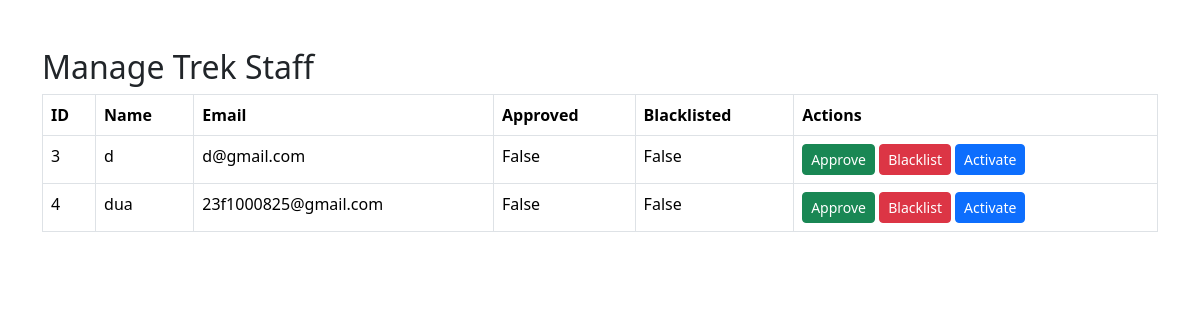
/admin/staff (signed in), run on an earlier commit of the app's database.
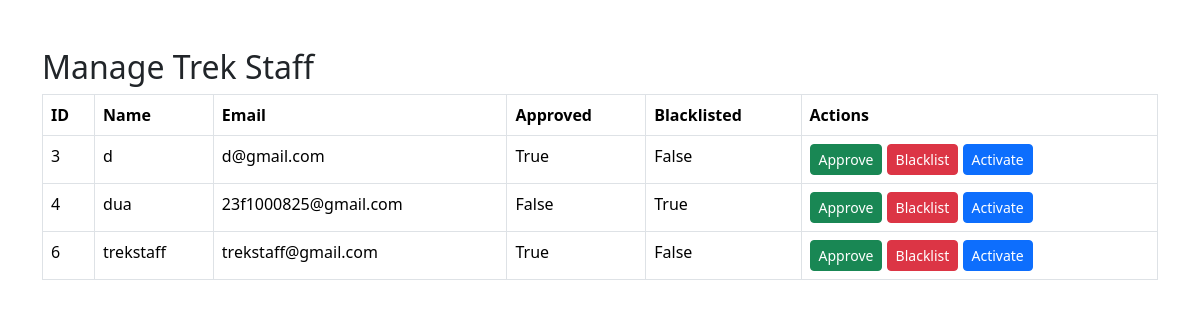
And on a later commit of the database.
### application/models.py (models this page shows, shortened)
class User(UserMixin, db.Model):
    __tablename__ = "user"
    user_id = db.Column(db.Integer, primary_key=True, autoincrement=True)
    name = db.Column(db.String(100), nullable=False)
    email = db.Column(db.String(120), unique=True, nullable=False)
    password = db.Column(db.String(200), nullable=False)
    role = db.Column(db.String(20), nullable=False)
    is_approved = db.Column(db.Boolean, default=False)
    is_blacklisted = db.Column(db.Boolean, default=False)
    is_active = db.Column(db.Boolean, default=True)
    bookings = db.relationship("Booking", backref="user", lazy=True)
    staff_profile = db.relationship("StaffProfile", backref="user", uselist=False)

### application/controllers.py (the view)
@app.route("/admin/staff")
@login_required
def view_staff():
    if current_user.role != "Admin":
        return "Access Denied."
    staff = User.query.filter_by(role="Trek Staff").all()
    return render_template(
        "admin/view_staff.html",
        staff=staff
    )

### main.py (called while the page is built)
@login_manager.user_loader
def load_user(user_id):
    return User.query.get(int(user_id))

### templates/admin/view_staff.html (shortened to what this page needs)
<!DOCTYPE html>
<html>
<head>
    <link href="https://cdn.jsdelivr.net/npm/bootstrap@5.3.7/dist/css/bootstrap.min.css" rel="stylesheet">
</head>
<body>
<div class="container mt-5">
<h2>Manage Trek Staff</h2>
<table class="table table-bordered">
<tr>
<th>ID</th>
<th>Name</th>
<th>Email</th>
<th>Approved</th>
<th>Blacklisted</th>
<th>Actions</th>
</tr>
{% for member in staff %}
<tr>
<td>{{ member.user_id }}</td>
<td>{{ member.name }}</td>
<td>{{ member.email }}</td>
<td>{{ member.is_approved }}</td>
<td>{{ member.is_blacklisted }}</td>
<td>
<a href="{{ url_for('approve_staff', user_id=member.user_id) }}"
class="btn btn-success btn-sm">
Approve
</a>
<a href="{{ url_for('blacklist_staff', user_id=member.user_id) }}"
class="btn btn-danger btn-sm">
Blacklist
</a>
<a href="{{ url_for('activate_staff', user_id=member.user_id) }}"
class="btn btn-primary btn-sm">
Activate
</a>
</td>
</tr>
{% endfor %}
</table>
</div>
</body>
</html>

What changed in the data, as far as the page shows it:
changed User "d@gmail.com": is_approved "False" → "True"
changed User "dua": is_blacklisted "False" → "True"
added User: user_id "6", name "trekstaff", email "trekstaff@gmail.com", is_approved "True", is_blacklisted "False"
